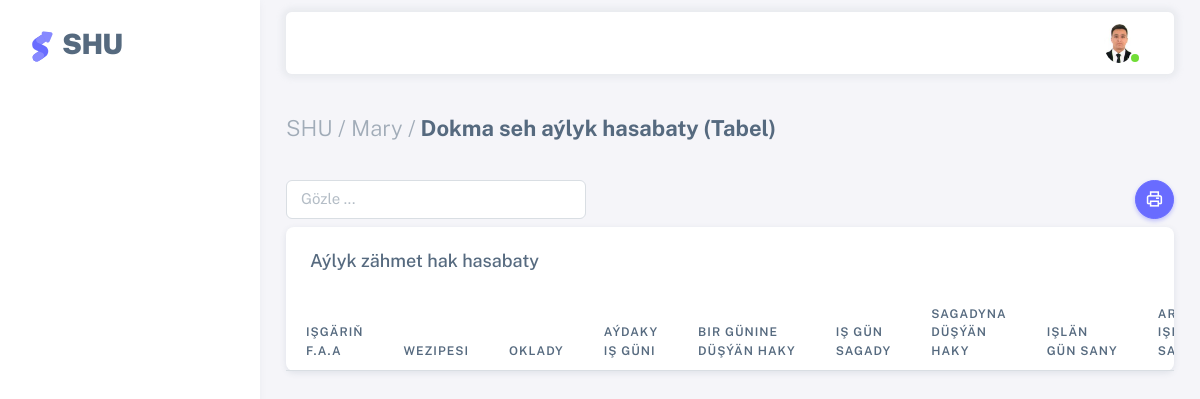
/d_aylyk_tabel/ (signed in), run on the app's committed database.
### users/models.py (models this page shows, shortened)
class AllUsers(AbstractUser):
    username = models.CharField(max_length=100, unique=True)
    office = models.ForeignKey(Office, on_delete=models.CASCADE, null=True)
    sehs = models.ForeignKey(Sehler, related_name='user_sehs', on_delete=models.CASCADE, null=True, blank=True)
    bolum = models.ForeignKey(Bolum, on_delete=models.CASCADE,null=True)
    wez = models.ForeignKey(Wez, on_delete=models.CASCADE, null=True)
    first_name = models.CharField(max_length=100)
    last_name = models.CharField(max_length=100)
    middle_name = models.CharField(max_length=100, null=True, blank=True)
    birth_date = models.DateField("Doglan senesi", default=timezone.now)
    tel = models.CharField("Telefon belgisi", max_length=12, null=True, blank=True)
    email = models.EmailField(unique=True)
    address = models.TextField(null=True, blank=True)
    user_code = models.CharField(max_length=12, unique=True, default=random_string, null=True, blank=True)
    image = models.ImageField(default='default.png', upload_to='profile_pics')

class Office(models.Model):
    name = models.CharField("Edara-kärhananyň ady", max_length=1000, null=True, blank=True)
    tel = models.CharField("Telefon belgisi", null=True, blank=True, max_length=12)
    reg_num = models.CharField("reg nomer", max_length=100, null=True, blank=True,)
    ind_num = models.CharField("indeks nomer", max_length=100, null=True, blank=True,)
    kpp_num = models.CharField(max_length=100, null=True, blank=True)
    address = models.TextField("Salgysy", null=True, blank=True)
    description = models.TextField("Gysga beyany", null=True, blank=True)
    slug = models.SlugField(max_length=300, unique=True, db_index=True, verbose_name="URL")
    def __str__(self):
        return self.name
    class Meta:
        verbose_name = 'Edara-kärhana'
        verbose_name_plural = 'Edara-kärhanalar'

### shu/views.py (the view)
# urls.py: path('d_aylyk_tabel/', views.DokmaSeh_tabel, name='d-aylyk-tabel'),
@login_required(login_url='login')
def DokmaSeh_tabel(request):
    page_title = _('Dokma seh aýlyk hasabaty (Tabel)')
    cur_user=request.user
    tabel=Dokma_seh_ay_tabel.objects.all()
    if request.method == 'POST':
        form = DokmaSeh_TabelForm(request.POST, request.FILES)
        if form.is_valid():
            user = form.cleaned_data['user']
            oklady = form.cleaned_data['oklady']
            ay_isguni = form.cleaned_data['ay_isguni']
            is_gun_sagady = form.cleaned_data['is_gun_sagady']
            is_gun_sany = form.cleaned_data['is_gun_sany']
            artyk_is_sagady = form.cleaned_data['artyk_is_sagady']
            awans = form.cleaned_data['awans']
            kart_sum = form.cleaned_data['kart_sum']
            bellik = form.cleaned_data['bellik']
            aww = awans if awans is not None else 0
            kartjyk=kart_sum if kart_sum is not None else 0
            gun_dus_hak=oklady/ay_isguni
            sag_dus_hak=gun_dus_hak/is_gun_sagady
            el_al_sum=((is_gun_sany*gun_dus_hak)+(sag_dus_hak*artyk_is_sagady)-aww)-kartjyk
            t_create=Dokma_seh_ay_tabel.objects.create(user=user,oklady=oklady,ay_isguni=ay_isguni,
                                                       gune_dusyan_haky=gun_dus_hak,is_gun_sagady=is_gun_sagady,
                                                       sagat_dusyan_haky=sag_dus_hak,is_gun_sany=is_gun_sany,
                                                       artyk_is_sagady=artyk_is_sagady,awans=awans,
                                                       kart_sum=kart_sum,el_sum=el_al_sum,bellik=bellik)
            t_create.save()
            messages.success(request, 'Aýlyk zähmet hak hasabat (Tabel) girizildi!')
            return redirect('d-aylyk-tabel')
        else:
            messages.error(request, 'Ýalňyşlyk: Aýlyk zähmet hasabat (Tabel) girizilmedi!')
    else:
        form = DokmaSeh_TabelForm()
    paginator = Paginator(tabel, 10)
    page = request.GET.get('page')
    try:
        myuser = paginator.get_page(page)
    except PageNotAnInteger:
        myuser = paginator.page(1)
    except EmptyPage:
        myuser = paginator.page(paginator.num_pages)
    context = {'title': page_title,'myuser':myuser, 'form': form}
    return render(request, 'shu/dokmaseh_tabel.html', context)

### users/models.py (called while the page is built)
    def __str__(self):
        return self.name

    def __str__(self):
        return self.faa

### shu/templates/shu/dokmaseh_tabel.html (shortened to what this page needs)
{% extends 'shu/base.html' %}
{% load i18n %}
{% load crispy_forms_tags %}
{% load static %}
{% block content %}
<div class="content-wrapper">
    <div class="container-xxl flex-grow-1 container-p-y">
      <h4 class="fw-bold py-3 mb-4"><span class="text-muted fw-light">SHU / {{ user.office|default_if_none:"" }} /</span> {{ title }}</h4>
    <a><button style="float:right;" onclick="printData()" class="btn rounded-pill btn-icon btn-primary"> <i class="tf-icons bx bx-printer"></i></button>
    <input class="form-control mb-2" style="width:300px;" id='myInput' onkeyup='myFunction()' type='text' placeholder="Gözle ..."></a>
    <div class="card" id="printTable">
      <h5 class="card-header">Aýlyk zähmet hak hasabaty</h5>
      <div class="table-responsive text-nowrap">
        <table class="table table-hover" id="myTable">
          <thead>
            <tr>
              <th>Işgäriň<br>F.A.A</th>
              <th>Wezipesi</th>
              <th>Oklady</th>
              <th>Aýdaky<br>iş güni</th>
              <th>Bir günine<br>düşýän haky</th>
              <th>Iş gün<br>sagady</th>
              <th>Sagadyna<br>düşýän<br>haky</th>
              <th>Işlän<br>gün sany</th>
              <th>Artyk<br>işlän<br>sagady</th>
            </tr>
          </thead>
        </table>
      </div>
    </div>
  </div>
  </div>
</div>
{% endblock content %}

### templates/include/header.html (shortened to what this page needs)
	{% load static i18n %}
	{% load crispy_forms_tags %}
		<nav class="layout-navbar container-xxl navbar navbar-expand-xl navbar-detached align-items-center bg-navbar-theme" id="layout-navbar">
		  <div class="navbar-nav-right d-flex align-items-center" id="navbar-collapse">
			<ul class="navbar-nav flex-row align-items-center ms-auto">
			  <li class="nav-item navbar-dropdown dropdown-user dropdown">
				<a class="nav-link dropdown-toggle hide-arrow" href="javascript:void(0);" data-bs-toggle="dropdown">
				  <div class="avatar avatar-online">
					<img src="{{ user.image.url }}" onerror="this.onerror=null;this.src='{% static 'assets/img/avatars/default.png' %}'" alt class="w-px-30 h-auto rounded-circle" />
				  </div>
				</a>
			  </li>
			</ul>
		  </div>
		</nav>

### data on the page
AllUsers: image (picture), office "Mary"

### other printed values
{{ title }} "Dokma seh aýlyk hasabaty (Tabel)"
